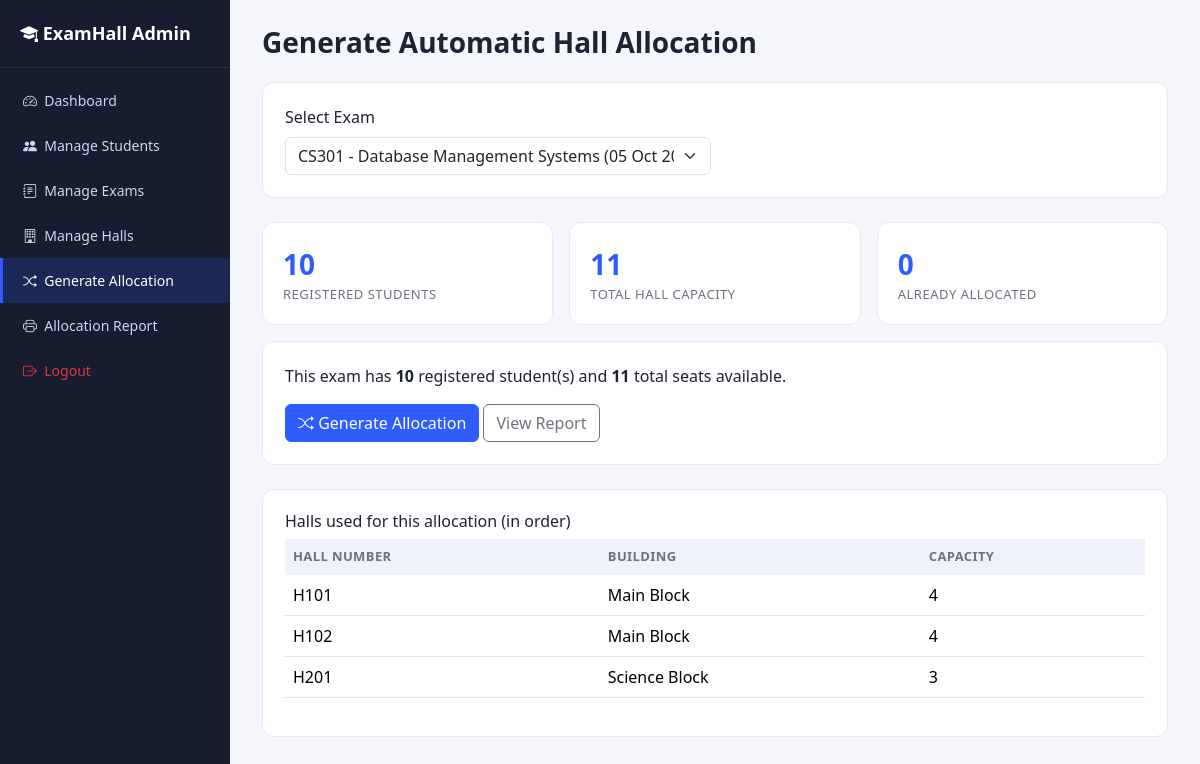
The app's page /admin/allocate.php?exam_id=1 (signed in) with its own data.
### tables this page shows
CREATE TABLE halls (
  hall_id     INT AUTO_INCREMENT PRIMARY KEY,
  hall_number VARCHAR(20) NOT NULL UNIQUE,
  building    VARCHAR(50) NOT NULL,
  floor       VARCHAR(10) NOT NULL,
  capacity    INT NOT NULL CHECK (capacity > 0),
  created_at  TIMESTAMP DEFAULT CURRENT_TIMESTAMP
);

### includes/functions.php (called while the page is built, shortened)
<?php
function h($value) {
    return htmlspecialchars($value ?? '', ENT_QUOTES, 'UTF-8');
}

### admin/allocate.php (the view, shortened to what this page needs)
<?php
require_once __DIR__ . '/../includes/functions.php';
require_once __DIR__ . '/../config/db.php';
$exams = $pdo->query('SELECT exam_id, subject_code, subject_name, exam_date FROM exams ORDER BY exam_date DESC')->fetchAll();
$halls = $pdo->query('SELECT * FROM halls ORDER BY hall_number ASC')->fetchAll();
$totalHallCapacity = array_sum(array_column($halls, 'capacity'));
$selectedExamId = (int)($_GET['exam_id'] ?? $_POST['exam_id'] ?? 0);
$registeredCount = 0;
$alreadyAllocatedCount = 0;
if ($selectedExamId) {
    $stmt = $pdo->prepare('SELECT COUNT(*) FROM exam_registrations WHERE exam_id = ?');
    $stmt->execute([$selectedExamId]);
    $registeredCount = (int)$stmt->fetchColumn();
    $stmt = $pdo->prepare('SELECT COUNT(*) FROM allocations WHERE exam_id = ?');
    $stmt->execute([$selectedExamId]);
    $alreadyAllocatedCount = (int)$stmt->fetchColumn();
}
require __DIR__ . '/../includes/admin_header.php';
?>
<h3 class="page-title">Generate Automatic Hall Allocation</h3>
<div class="panel">
  <form method="GET" class="row g-2 align-items-end">
    <div class="col-md-6">
      <label class="form-label">Select Exam</label>
      <select name="exam_id" class="form-select" onchange="this.form.submit()">
        <?php foreach ($exams as $e): ?>
          <option value="<?= (int)$e['exam_id'] ?>" <?= $selectedExamId === (int)$e['exam_id'] ? 'selected' : '' ?>>
            <?= h($e['subject_code'] . ' - ' . $e['subject_name'] . ' (' . date('d M Y', strtotime($e['exam_date'])) . ')') ?>
          </option>
        <?php endforeach; ?>
      </select>
    </div>
  </form>
</div>
<?php if ($selectedExamId): ?>
  <div class="row g-3 mb-3">
    <div class="col-md-4">
      <div class="stat-card">
        <div class="stat-value"><?= $registeredCount ?></div>
        <div class="stat-label">Registered Students</div>
      </div>
    </div>
    <div class="col-md-4">
      <div class="stat-card">
        <div class="stat-value"><?= $totalHallCapacity ?></div>
        <div class="stat-label">Total Hall Capacity</div>
      </div>
    </div>
    <div class="col-md-4">
      <div class="stat-card">
        <div class="stat-value"><?= $alreadyAllocatedCount ?></div>
        <div class="stat-label">Already Allocated</div>
      </div>
    </div>
  </div>
  <div class="panel">
    <?php if ($registeredCount === 0): ?>
      <div class="alert alert-warning mb-0">No students are registered for this exam yet. Go to <a href="exams.php">Manage Exams</a> and use "Register Students".</div>
    <?php else: ?>
      <p>This exam has <strong><?= $registeredCount ?></strong> registered student(s) and <strong><?= $totalHallCapacity ?></strong> total seats available.</p>
      <form method="POST">
        <button type="submit" name="generate" class="btn btn-primary">
          <i class="bi bi-shuffle"></i> <?= $alreadyAllocatedCount > 0 ? 'Regenerate Allocation' : 'Generate Allocation' ?>
        </button>
        <a href="report.php?exam_id=<?= $selectedExamId ?>" class="btn btn-outline-secondary">View Report</a>
      </form>
    <?php endif; ?>
  </div>
  <div class="panel">
    <h6>Halls used for this allocation (in order)</h6>
    <table class="table">
      <thead><tr><th>Hall Number</th><th>Building</th><th>Capacity</th></tr></thead>
      <tbody>
        <?php foreach ($halls as $h): ?>
          <tr><td><?= h($h['hall_number']) ?></td><td><?= h($h['building']) ?></td><td><?= (int)$h['capacity'] ?></td></tr>
        <?php endforeach; ?>
      </tbody>
    </table>
  </div>
<?php endif; ?>
<?php require __DIR__ . '/../includes/admin_footer.php'; ?>

### css/style.css (style rules this page uses)
:root { --primary: #2f5cff; --primary-dark: #1e3fc2; --bg: #f4f6fb; --card-bg: #ffffff; --text-dark: #1c2333; --text-muted: #6b7280; --border: #e5e8f0; --success: #1aa262; --danger: #e34747; }
* { box-sizing: border-box; }
body { background: var(--bg); color: var(--text-dark); font-family: 'Segoe UI', Roboto, Arial, sans-serif; }
.page-title { font-weight: 700; margin-bottom: 22px; }
.stat-card { background: var(--card-bg); border-radius: 12px; padding: 20px; border: 1px solid var(--border); height: 100%; }
.stat-card .stat-value { font-size: 28px; font-weight: 700; color: var(--primary); }
.stat-card .stat-label { color: var(--text-muted); font-size: 13px; text-transform: uppercase; letter-spacing: .04em; }
.panel { background: var(--card-bg); border-radius: 12px; border: 1px solid var(--border); padding: 22px; margin-bottom: 24px; }
.table thead th { background: #f0f2fa; font-size: 13px; text-transform: uppercase; letter-spacing: .03em; color: var(--text-muted); border-bottom: none; }
.btn-primary { background: var(--primary); border-color: var(--primary); }

### records on screen
halls: hall_number "H101", building "Main Block", capacity "4"
halls: hall_number "H102", building "Main Block", capacity "4"
halls: hall_number "H201", building "Science Block", capacity "3"

### other values on screen
$registeredCount "10"
$totalHallCapacity "11"
$alreadyAllocatedCount "0"
form field exam_id "CS301 - Database Management Systems (05 Oct 2026)"
